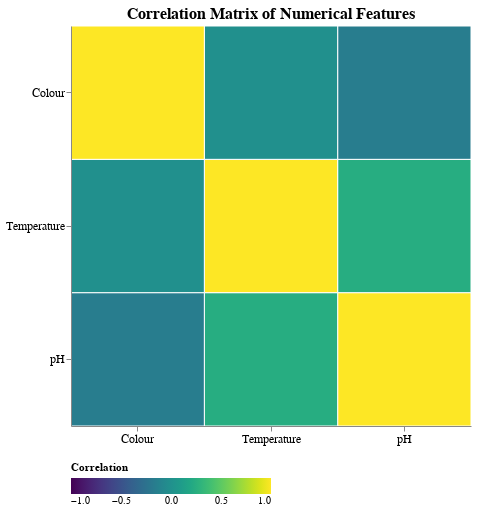

Notebook source saved alongside this figure:
### Markdown cell above
The output above shows how the satisfaction of optimal conditions for Taste, Odor, Fat, and Turbidity (where 1 = optimal, 0 = suboptimal) relates to the Grade (low, medium, high). When features are suboptimal (0), they are strongly associated with medium grade (e.g., Fat = 0 is almost exclusively tied to medium grade). In contrast, when features are optimal (1), they are more likely linked to low or high grades, with Taste = 1, Odor = 1, and Turbidity = 1 showing significant occurrences in both low and high grades. Interestingly, Fat = 1 is strongly associated with both low and high grades, suggesting it plays a key role in distinguishing these extremes. Overall, optimal conditions (1) tend to push samples toward low or high grades, while suboptimal conditions (0) are strongly tied to medium grade, highlighting clear patterns that can inform quality assessment and predictive modeling.

### Code cell
# Calculate correlation matrix
correlation_data = (
    full_milk[numerical_features]
    .corr()
    .stack()
    .reset_index(name='Correlation')  
)

correlation_data.columns = ['Variable 1', 'Variable 2', 'Correlation']

# Create the correlation heatmap
correlation_chart = (
    alt.Chart(correlation_data)
    .mark_rect(stroke='white', strokeWidth=1)  
    .encode(
        x=alt.X('Variable 1:N', title=None, sort='ascending'),  
        y=alt.Y('Variable 2:N', title=None, sort='ascending'),
        color=alt.Color(
            'Correlation:Q',
            title='Correlation',
            scale=alt.Scale(scheme='viridis', domain=[-1, 1]),  
            legend=alt.Legend(orient='bottom', titleLimit=300)  
        ),
        tooltip=[
            alt.Tooltip('Variable 1:N', title='Variable 1'),
            alt.Tooltip('Variable 2:N', title='Variable 2'),
            alt.Tooltip('Correlation:Q', title='Correlation', format='.2f')  
        ]
    )
    .properties(
        title={
            "text": "Correlation Matrix of Numerical Features",
            "fontSize": 16,
            "anchor": "middle"
        },
        width=400,
        height=400
    )
     .configure_axis(
        labelFontSize=12,
        titleFontSize=14,
        labelAngle=0  
    )
    .configure_view(
        strokeWidth=0  
    )
    .configure_title(
        fontSize=18,
        anchor='middle'
    )
)

# Display the chart
correlation_chart.display()

### Figure 1 — Vega-Lite specification as saved in the notebook (floating-point values rounded to 4 significant figures)
{"config": {"view": {"continuousWidth": 300, "continuousHeight": 300, "strokeWidth": 0}, "axis": {"labelAngle": 0, "labelFontSize": 12, "titleFontSize": 14}, "title": {"anchor": "middle", "fontSize": 18}}, "data": {"name": "data-8a6eba9387b50131c827aeab79da91e6"}, "mark": {"type": "rect", "stroke": "white", "strokeWidth": 1}, "encoding": {"color": {"field": "Correlation", "legend": {"orient": "bottom", "titleLimit": 300}, "scale": {"domain": [-1, 1], "scheme": "viridis"}, "title": "Correlation", "type": "quantitative"}, "tooltip": [{"field": "Variable 1", "title": "Variable 1", "type": "nominal"}, {"field": "Variable 2", "title": "Variable 2", "type": "nominal"}, {"field": "Correlation", "format": ".2f", "title": "Correlation", "type": "quantitative"}], "x": {"field": "Variable 1", "sort": "ascending", "title": null, "type": "nominal"}, "y": {"field": "Variable 2", "sort": "ascending", "title": null, "type": "nominal"}}, "height": 400, "title": {"text": "Correlation Matrix of Numerical Features", "fontSize": 16, "anchor": "middle"}, "width": 400, "$schema": "https://vega.github.io/schema/vega-lite/v5.20.1.json", "datasets": {"data-8a6eba9387b50131c827aeab79da91e6": [{"Variable 1": "pH", "Variable 2": "pH", "Correlation": 1.0}, {"Variable 1": "pH", "Variable 2": "Temperature", "Correlation": 0.2447}, {"Variable 1": "pH", "Variable 2": "Colour", "Correlation": -0.1646}, {"Variable 1": "Temperature", "Variable 2": "pH", "Correlation": 0.2447}, {"Variable 1": "Temperature", "Variable 2": "Temperature", "Correlation": 1.0}, {"Variable 1": "Temperature", "Variable 2": "Colour", "Correlation": -0.008511}, {"Variable 1": "Colour", "Variable 2": "pH", "Correlation": -0.1646}, {"Variable 1": "Colour", "Variable 2": "Temperature", "Correlation": -0.008511}, {"Variable 1": "Colour", "Variable 2": "Colour", "Correlation": 1.0}]}}
